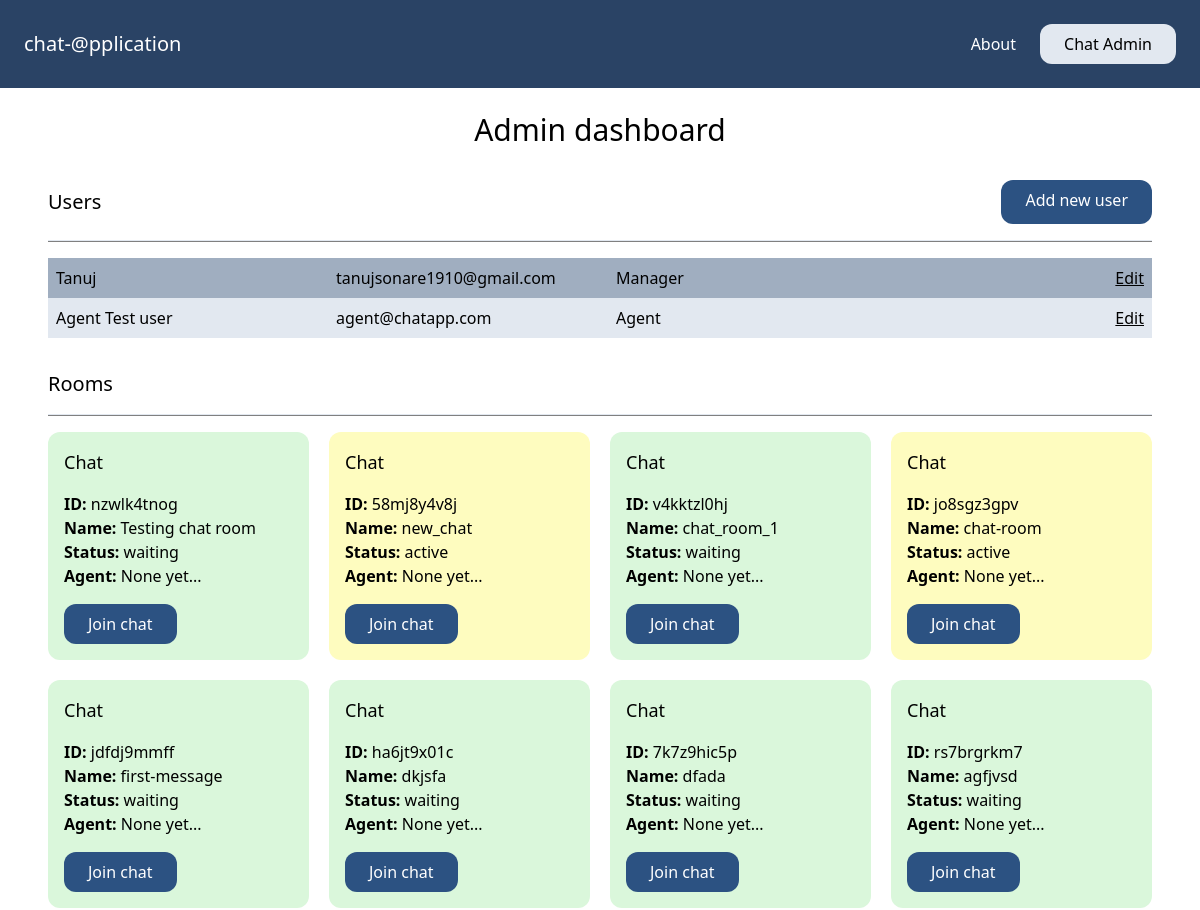
The page /admin-dashboard (signed in, upper part) on the database as committed earlier.
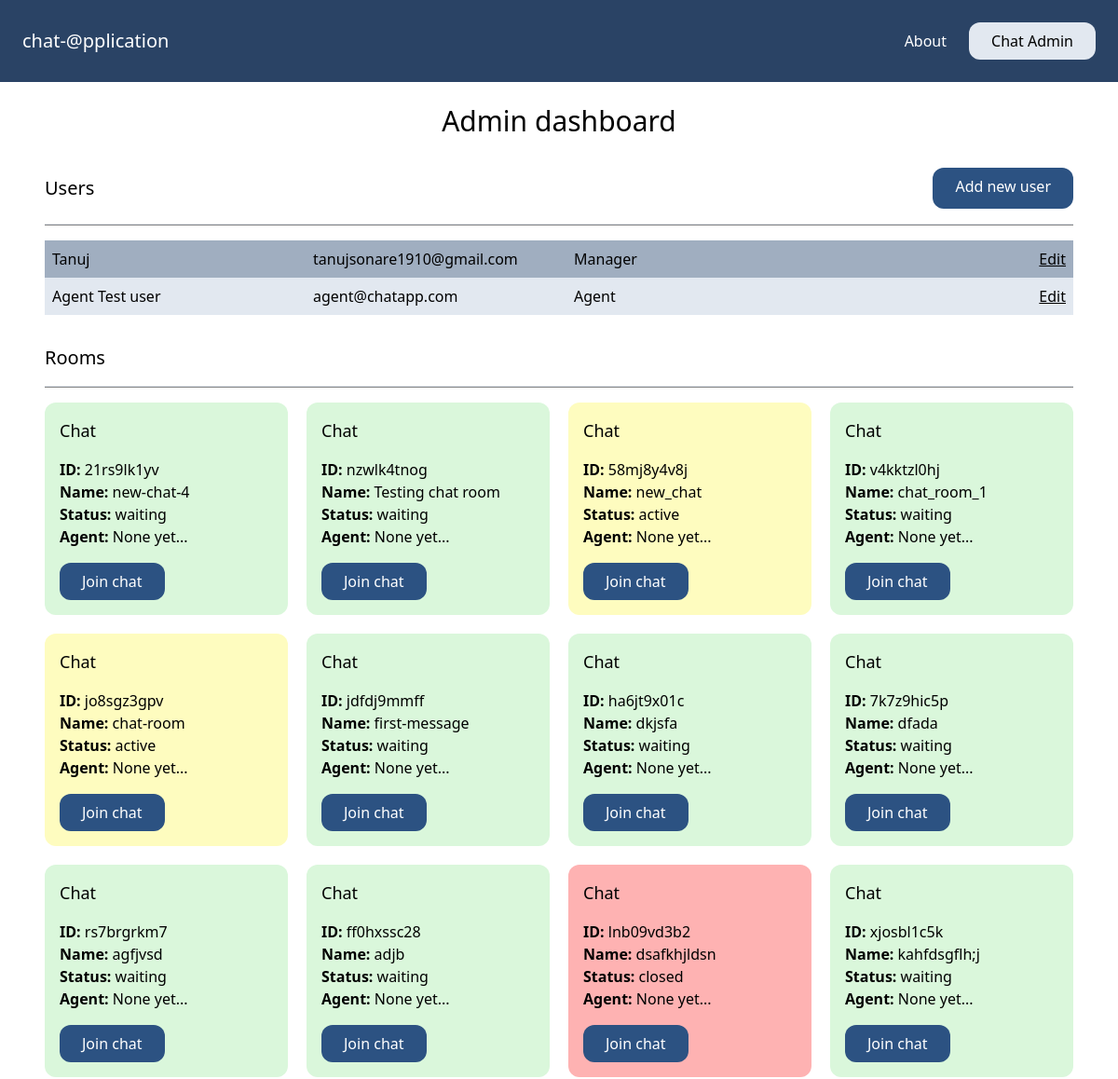
The same page on the database as committed later.
### account/models.py (models this page shows)
class User(AbstractBaseUser, PermissionsMixin):
    AGENT = 'agent'
    MANAGER = 'manager'
    ROLES_CHOICES = (
        (AGENT, 'Agent'),
        (MANAGER, 'Manager'),
    )
    id = models.UUIDField(primary_key=True, default=uuid.uuid4, editable=False)
    email = models.EmailField(unique=True)
    name = models.CharField(max_length=255, blank=True, default='')
    role = models.CharField(max_length=20, choices=ROLES_CHOICES, default=AGENT)
    is_active = models.BooleanField(default=True)
    is_superuser = models.BooleanField(default=False)
    is_staff = models.BooleanField(default=False)
    date_joined = models.DateTimeField(default=timezone.now)
    last_login = models.DateTimeField(blank=True, null=True)
    objects = CustomUserManager()
    USERNAME_FIELD = 'email'
    EMAIL_FIELD = 'email'
    REQUIRED_FIELDS = ['name']

### chat/models.py (models this page shows, shortened)
class Room(models.Model):
    WAITING = "waiting"
    ACTIVE = "active"
    CLOSED = "closed"
    CHOICES_STATUS = (
        (WAITING, "waiting"),
        (ACTIVE, "active"),
        (CLOSED, "closed"),
    )
    uuid = models.CharField(max_length=255)
    client = models.CharField(max_length=255)
    agent = models.ForeignKey(User, null=True, blank=True, related_name="rooms", on_delete=models.CASCADE)
    messages = models.ManyToManyField(Message, blank=True)
    url = models.CharField(max_length=255, blank=True, null=True)
    status = models.CharField(max_length=20, choices=CHOICES_STATUS, default=WAITING)
    created_at = models.DateTimeField(auto_now_add=True)
    class Meta:
        ordering = ("-created_at",)

### chat/views.py (the view)
# urls.py: path("admin-dashboard", views.admin_dashboard, name="admin_dashboard"),
@login_required
def admin_dashboard(request):
    try:
        if request.user.groups.first().name == "Manager":
            rooms = Room.objects.all()
            staff_users = User.objects.filter(is_staff=True)
            return render(request, "chat/admin_dashboard.html",{
                "rooms": rooms,
                "staff_users": staff_users
            })
    except:
        raise PermissionDenied

### chat/templates/chat/admin_dashboard.html (shortened to what this page needs)
{% extends "core/base.html" %}
{% load static %}
{% block content %}
    <di >
        <h1 class="text-3xl text-center">Admin dashboard</h1>
        <div class="mt-8">
            <div class="flex justify-between">
                <h2 class="text-xl py-2">Users</h2>
                <a href="#" class="inline-block py-2 px-6 bg-blue-800 text-white rounded-xl">Add new user</a>
            </div>
            <hr class="my-4">
            <div class="mt-4">
                {% for user in staff_users %}
                <div class="grid grid-cols-4 gap-4 py-2 {% cycle 'bg-gray-500' 'bg-gray-300' %}">
                    <p class="px-2">{{user.name}}</p>
                    <p class="px-2">{{user.email}}</p>
                    <p class="px-2">{{user.get_role_display}}</p>
                    <p class="px-2 text-right">
                        <a href="" class="underline">Edit</a>
                    </p>
                </div>
                {% endfor %}
            </div>
        </div>
        <div class="mt-8">
            <h1 class="text-xl mt-5">Rooms</h1>
            <hr class="my-4">
            <div class="grid grid-cols-4 gap-5">
                {% for room in rooms %}
                <div class="p-4 rounded-xl {% if room.status == 'waiting' %}card-waiting{% elif room.status == 'active' %}bg-yellow-200{% else %}bg-red-300{% endif %}">
                    <h3 class="mb-4 text-lg">Chat</h3>
                    <p>
                        <b>ID: </b>{{room.uuid}} <br>
                        <b>Name: </b>{{room.client}} <br>
                        <b>Status: </b>{{room.status}} <br>
                        <b>Agent: </b>{% firstof room.agent.name 'None yet...' %} <br>
                    </p>
                    <a href="{% url 'chat:room_details' room.uuid %}" class="mt-4 inline-block py-2 px-6 bg-blue-800 text-white rounded-xl">Join chat</a>
                </div>
                {% endfor %}
            </div>
        </div>
{% endblock content %}

Rows that differ between the two databases and show on the page:
added Room: uuid "21rs9lk1yv", client "new-chat-4", status "waiting", agent "None yet..."
now on this page (row unchanged): Room: uuid "ff0hxssc28", client "adjb", status "waiting", agent "None yet..."
now on this page (row unchanged): Room: uuid "lnb09vd3b2", client "dsafkhjldsn", status "closed", agent "None yet..."
now on this page (row unchanged): Room: uuid "xjosbl1c5k", client "kahfdsgflh;j", status "waiting", agent "None yet..."
